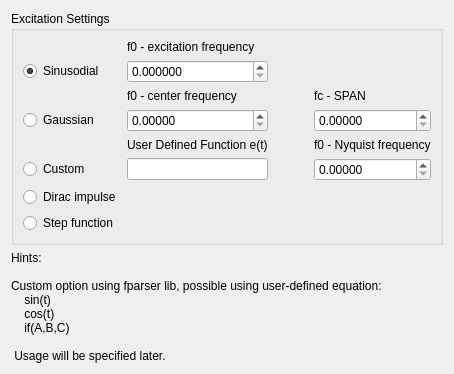
               <widget class="QWidget" name="excitationSettingsTab_tabWidget_openems">
                <attribute name="title">
                 <string>openEMS</string>
                </attribute>
                <layout class="QVBoxLayout" name="verticalLayout_36">
                 <item>
                  <widget class="QGroupBox" name="groupBox_3">
                   <property name="title">
                    <string>Excitation Settings</string>
                   </property>
                   <layout class="QGridLayout" name="gridLayout_3">
                    <item row="0" column="1">
                     <widget class="QLabel" name="label_14">
                      <property name="text">
                       <string>f0 - excitation frequency</string>
                      </property>
                     </widget>
                    </item>
                    <item row="7" column="0">
                     <widget class="QRadioButton" name="customExcitationRadioButton">
                      <property name="text">
                       <string>Custom</string>
                      </property>
                     </widget>
                    </item>
                    <item row="3" column="0">
                     <widget class="QRadioButton" name="gaussianExcitationRadioButton">
                      <property name="text">
                       <string>Gaussian</string>
                      </property>
                     </widget>
                    </item>
                    <item row="3" column="3">
                     <widget class="QDoubleSpinBox" name="gaussianExcitationFcNumberInput">
                      <property name="decimals">
                       <number>5</number>
                      </property>
                      <property name="maximum">
                       <double>1000000000000.000000000000000</double>
                      </property>
                     </widget>
                    </item>
                    <item row="1" column="0">
                     <widget class="QRadioButton" name="sinusodialExcitationRadioButton">
                      <property name="text">
                       <string>Sinusodial</string>
                      </property>
                      <property name="checked">
                       <bool>true</bool>
                      </property>
                     </widget>
                    </item>
                    <item row="2" column="1">
                     <widget class="QLabel" name="label_12">
                      <property name="text">
                       <string>f0 - center frequency</string>
                      </property>
                     </widget>
                    </item>
                    <item row="3" column="1">
                     <widget class="QDoubleSpinBox" name="gaussianExcitationF0NumberInput">
                      <property name="sizePolicy">
                       <sizepolicy hsizetype="Preferred" vsizetype="Minimum">
                        <horstretch>0</horstretch>
                        <verstretch>0</verstretch>
                       </sizepolicy>
                      </property>
                      <property name="decimals">
                       <number>5</number>
                      </property>
                      <property name="maximum">
                       <double>1000000000000.000000000000000</double>
                      </property>
                     </widget>
                    </item>
                    <item row="6" column="3">
                     <widget class="QLabel" name="label_46">
                      <property name="text">
                       <string>f0 - Nyquist frequency</string>
                      </property>
                     </widget>
                    </item>
                    <item row="1" column="1">
                     <widget class="QDoubleSpinBox" name="sinusodialExcitationF0NumberInput">
                      <property name="enabled">
                       <bool>true</bool>
                      </property>
                      <property name="minimumSize">
                       <size>
                        <width>0</width>
                        <height>0</height>
                       </size>
                      </property>
                      <property name="decimals">
                       <number>6</number>
                      </property>
                      <property name="maximum">
                       <double>1000000000000.000000000000000</double>
                      </property>
                     </widget>
                    </item>
                    <item row="8" column="0">
                     <widget class="QRadioButton" name="diracExcitationRadioButton">
                      <property name="text">
                       <string>Dirac impulse</string>
                      </property>
                      <property name="checked">
                       <bool>false</bool>
                      </property>
                     </widget>
                    </item>
                    <item row="7" column="3">
                     <widget class="QDoubleSpinBox" name="customExcitationF0NumberInput">
                      <property name="sizePolicy">
                       <sizepolicy hsizetype="Preferred" vsizetype="Minimum">
                        <horstretch>0</horstretch>
                        <verstretch>0</verstretch>
                       </sizepolicy>
                      </property>
                      <property name="decimals">
                       <number>5</number>
                      </property>
                      <property name="maximum">
                       <double>1000000000000.000000000000000</double>
                      </property>
                     </widget>
                    </item>
                    <item row="2" column="3">
                     <widget class="QLabel" name="label_13">
                      <property name="text">
                       <string>fc - SPAN</string>
                      </property>
                     </widget>
                    </item>
                    <item row="7" column="1">
                     <widget class="QLineEdit" name="customExcitationTextInput"/>
                    </item>
                    <item row="6" column="1">
                     <widget class="QLabel" name="label_11">
                      <property name="text">
                       <string>User Defined Function e(t)</string>
                      </property>
                     </widget>
                    </item>
                    <item row="3" column="2">
                     <spacer name="horizontalSpacer_10">
                      <property name="orientation">
                       <enum>Qt::Orientation::Horizontal</enum>
                      </property>
                      <property name="sizeType">
                       <enum>QSizePolicy::Policy::Preferred</enum>
                      </property>
                      <property name="sizeHint" stdset="0">
                       <size>
                        <width>40</width>
                        <height>20</height>
                       </size>
                      </property>
                     </spacer>
                    </item>
                    <item row="9" column="0">
                     <widget class="QRadioButton" name="stepExcitationRadioButton">
                      <property name="text">
                       <string>Step function</string>
                      </property>
                      <property name="checked">
                       <bool>false</bool>
                      </property>
                     </widget>
                    </item>
                   </layout>
                  </widget>
                 </item>
                 <item>
                  <widget class="QLabel" name="label_51">
                   <property name="text">
                    <string>Hints:

Custom option using fparser lib, possible using user-defined equation:
    sin(t)
    cos(t)
    if(A,B,C)

 Usage will be specified later.</string>
                   </property>
                  </widget>
                 </item>
                </layout>
               </widget>
